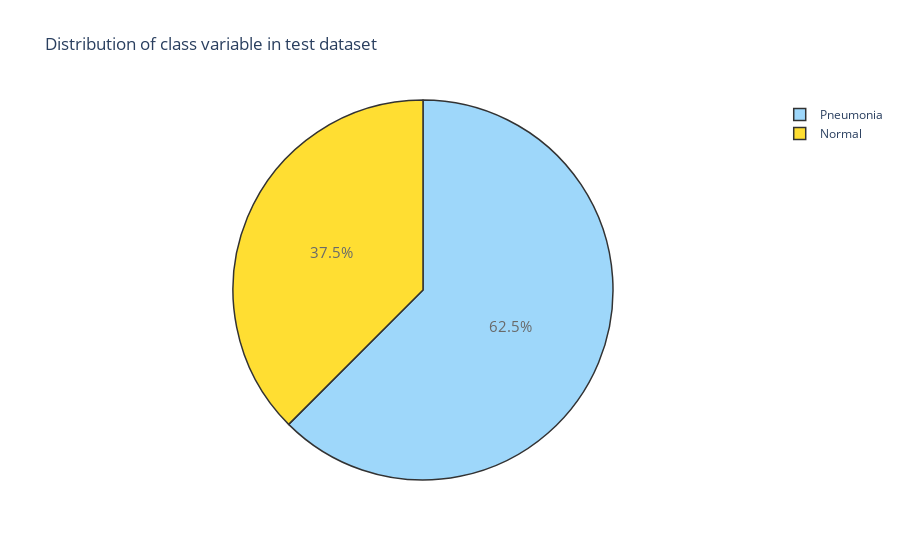

Source (notebook cell):
### Code cell
trace = go.Pie(labels = ['Pneumonia', 'Normal'], values = df_test['class'].value_counts(), 
               textfont=dict(size=15), opacity = 0.8,
               marker=dict(colors=['lightskyblue','gold'], 
                           line=dict(color='#000000', width=1.5)))


layout = dict(title =  'Distribution of class variable in test dataset')
           
fig = dict(data = [trace], layout=layout)
py.iplot(fig)

### Figure 1 — Plotly figure (JSON) as saved in the notebook; plotly's stock layout.template omitted (floating-point values rounded to 4 significant figures)
{"data": [{"labels": ["Pneumonia", "Normal"], "marker": {"colors": ["lightskyblue", "gold"], "line": {"color": "#000000", "width": 1.5}}, "opacity": 0.8, "textfont": {"size": 15}, "values": [390, 234], "type": "pie"}], "layout": {"title": {"text": "Distribution of class variable in test dataset"}}}
